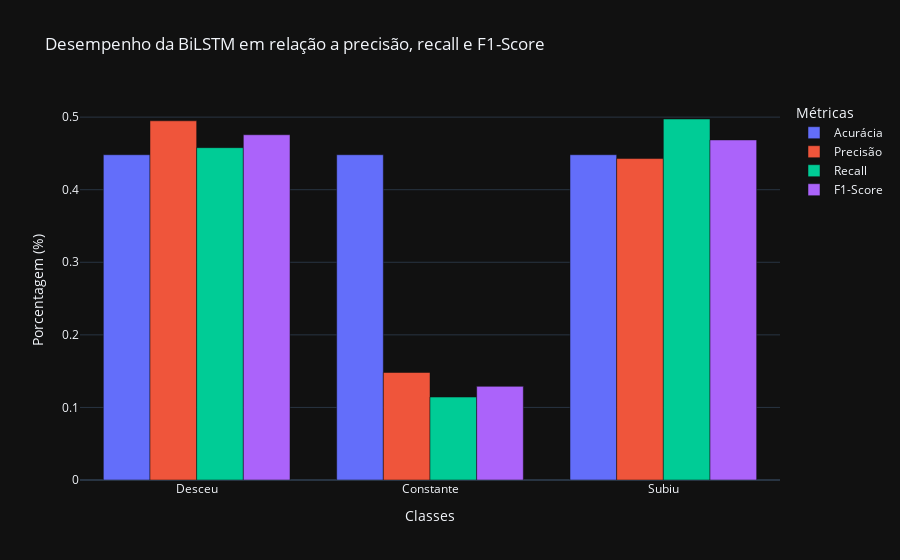

Notebook code for this chart:
### Code cell
fig = px.bar(df_metrics, x=df_metrics.index, y=["Acurácia", "Precisão", "Recall", "F1-Score"],
             barmode="group", title="Desempenho da BiLSTM em relação a precisão, recall e F1-Score", labels={'index': 'Classes', 'value': 'Porcentagem (%)', 'variable': 'Métricas'})

fig.show()

### Figure 1 — Plotly figure (JSON) as saved in the notebook; plotly's stock layout.template omitted (floating-point values rounded to 4 significant figures)
{"data": [{"alignmentgroup": "True", "hovertemplate": "Métricas=Acurácia<br>Classes=%{x}<br>Porcentagem (%)=%{y}<extra></extra>", "legendgroup": "Acurácia", "marker": {"color": "#636efa", "pattern": {"shape": ""}}, "name": "Acurácia", "offsetgroup": "Acurácia", "orientation": "v", "showlegend": true, "textposition": "auto", "x": ["Desceu", "Constante", "Subiu"], "xaxis": "x", "y": [0.4482, 0.4482, 0.4482], "yaxis": "y", "type": "bar"}, {"alignmentgroup": "True", "hovertemplate": "Métricas=Precisão<br>Classes=%{x}<br>Porcentagem (%)=%{y}<extra></extra>", "legendgroup": "Precisão", "marker": {"color": "#EF553B", "pattern": {"shape": ""}}, "name": "Precisão", "offsetgroup": "Precisão", "orientation": "v", "showlegend": true, "textposition": "auto", "x": ["Desceu", "Constante", "Subiu"], "xaxis": "x", "y": [0.4949, 0.1481, 0.4429], "yaxis": "y", "type": "bar"}, {"alignmentgroup": "True", "hovertemplate": "Métricas=Recall<br>Classes=%{x}<br>Porcentagem (%)=%{y}<extra></extra>", "legendgroup": "Recall", "marker": {"color": "#00cc96", "pattern": {"shape": ""}}, "name": "Recall", "offsetgroup": "Recall", "orientation": "v", "showlegend": true, "textposition": "auto", "x": ["Desceu", "Constante", "Subiu"], "xaxis": "x", "y": [0.4579, 0.1143, 0.4974], "yaxis": "y", "type": "bar"}, {"alignmentgroup": "True", "hovertemplate": "Métricas=F1-Score<br>Classes=%{x}<br>Porcentagem (%)=%{y}<extra></extra>", "legendgroup": "F1-Score", "marker": {"color": "#ab63fa", "pattern": {"shape": ""}}, "name": "F1-Score", "offsetgroup": "F1-Score", "orientation": "v", "showlegend": true, "textposition": "auto", "x": ["Desceu", "Constante", "Subiu"], "xaxis": "x", "y": [0.4757, 0.129, 0.4686], "yaxis": "y", "type": "bar"}], "layout": {"xaxis": {"anchor": "y", "domain": [0.0, 1.0], "title": {"text": "Classes"}}, "yaxis": {"anchor": "x", "domain": [0.0, 1.0], "title": {"text": "Porcentagem (%)"}}, "legend": {"title": {"text": "Métricas"}, "tracegroupgap": 0}, "title": {"text": "Desempenho da BiLSTM em relação a precisão, recall e F1-Score"}, "barmode": "group"}}
